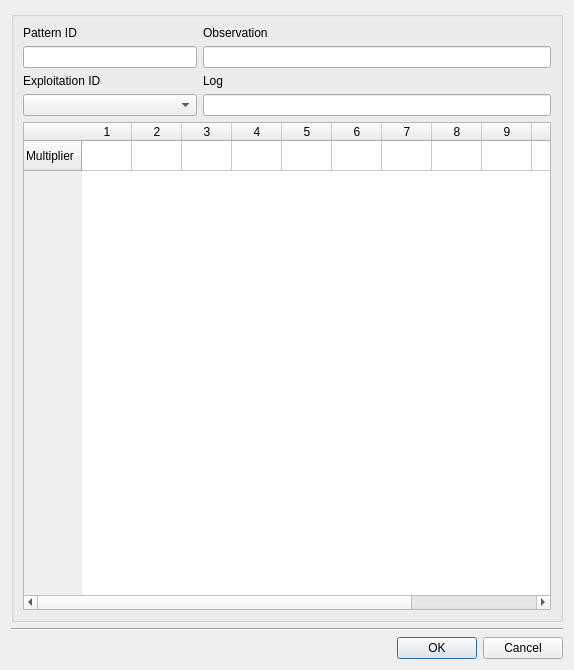
<?xml version="1.0" encoding="UTF-8"?>
<ui version="4.0">
 <class>dlg_nonvisual_pattern_ws</class>
 <widget class="QDialog" name="dlg_nonvisual_pattern_ws">
  <property name="geometry">
   <rect>
    <x>0</x>
    <y>0</y>
    <width>574</width>
    <height>670</height>
   </rect>
  </property>
  <property name="windowTitle">
   <string>Pattern Editor</string>
  </property>
  <layout class="QGridLayout" name="verticalLayout_4">
   <item row="2" column="0" colspan="2">
    <layout class="QHBoxLayout" name="horizontalLayout">
     <property name="sizeConstraint">
      <enum>QLayout::SetDefaultConstraint</enum>
     </property>
     <item>
      <spacer name="horizontalSpacer">
       <property name="orientation">
        <enum>Qt::Horizontal</enum>
       </property>
       <property name="sizeHint" stdset="0">
        <size>
         <width>40</width>
         <height>20</height>
        </size>
       </property>
      </spacer>
     </item>
     <item>
      <widget class="QPushButton" name="btn_accept">
       <property name="text">
        <string>OK</string>
       </property>
      </widget>
     </item>
     <item>
      <widget class="QPushButton" name="btn_cancel">
       <property name="text">
        <string>Cancel</string>
       </property>
      </widget>
     </item>
    </layout>
   </item>
   <item row="1" column="0" colspan="2">
    <widget class="Line" name="line">
     <property name="orientation">
      <enum>Qt::Horizontal</enum>
     </property>
    </widget>
   </item>
   <item row="0" column="0" colspan="2">
    <widget class="QGroupBox" name="groupBox">
     <property name="sizePolicy">
      <sizepolicy hsizetype="Preferred" vsizetype="MinimumExpanding">
       <horstretch>0</horstretch>
       <verstretch>0</verstretch>
      </sizepolicy>
     </property>
     <property name="title">
      <string/>
     </property>
     <layout class="QGridLayout" name="gridLayout">
      <item row="2" column="0" colspan="2">
       <layout class="QGridLayout" name="lyt_plot"/>
      </item>
      <item row="0" column="0" colspan="2">
       <layout class="QGridLayout" name="gridLayout_2">
        <item row="1" column="0">
         <widget class="QLineEdit" name="txt_pattern_id">
          <property name="sizePolicy">
           <sizepolicy hsizetype="Minimum" vsizetype="Fixed">
            <horstretch>0</horstretch>
            <verstretch>0</verstretch>
           </sizepolicy>
          </property>
         </widget>
        </item>
        <item row="0" column="0">
         <widget class="QLabel" name="lbl_pattern_id">
          <property name="sizePolicy">
           <sizepolicy hsizetype="Minimum" vsizetype="Fixed">
            <horstretch>0</horstretch>
            <verstretch>0</verstretch>
           </sizepolicy>
          </property>
          <property name="text">
           <string>Pattern ID</string>
          </property>
         </widget>
        </item>
        <item row="2" column="0">
         <widget class="QLabel" name="lbl_pattern_type">
          <property name="sizePolicy">
           <sizepolicy hsizetype="Minimum" vsizetype="Preferred">
            <horstretch>0</horstretch>
            <verstretch>0</verstretch>
           </sizepolicy>
          </property>
          <property name="text">
           <string>Exploitation ID</string>
          </property>
         </widget>
        </item>
        <item row="3" column="0">
         <widget class="QComboBox" name="cmb_expl_id">
          <property name="sizePolicy">
           <sizepolicy hsizetype="Minimum" vsizetype="Fixed">
            <horstretch>0</horstretch>
            <verstretch>0</verstretch>
           </sizepolicy>
          </property>
         </widget>
        </item>
        <item row="3" column="1" colspan="2">
         <widget class="QLineEdit" name="txt_log"/>
        </item>
        <item row="2" column="1" colspan="2">
         <widget class="QLabel" name="lbl_log">
          <property name="sizePolicy">
           <sizepolicy hsizetype="Preferred" vsizetype="Minimum">
            <horstretch>0</horstretch>
            <verstretch>0</verstretch>
           </sizepolicy>
          </property>
          <property name="text">
           <string>Log</string>
          </property>
         </widget>
        </item>
        <item row="1" column="1" colspan="2">
         <widget class="QLineEdit" name="txt_observ">
          <property name="sizePolicy">
           <sizepolicy hsizetype="Expanding" vsizetype="Fixed">
            <horstretch>0</horstretch>
            <verstretch>0</verstretch>
           </sizepolicy>
          </property>
         </widget>
        </item>
        <item row="0" column="1" colspan="2">
         <widget class="QLabel" name="lbl_observ">
          <property name="sizePolicy">
           <sizepolicy hsizetype="Preferred" vsizetype="Fixed">
            <horstretch>0</horstretch>
            <verstretch>0</verstretch>
           </sizepolicy>
          </property>
          <property name="text">
           <string>Observation</string>
          </property>
         </widget>
        </item>
       </layout>
      </item>
      <item row="1" column="0" colspan="2">
       <layout class="QGridLayout" name="gridLayout_3">
        <item row="0" column="0">
         <widget class="QTableWidget" name="tbl_pattern_value">
          <attribute name="horizontalHeaderDefaultSectionSize">
           <number>50</number>
          </attribute>
          <row>
           <property name="text">
            <string>Multiplier</string>
           </property>
          </row>
          <column>
           <property name="text">
            <string>1</string>
           </property>
          </column>
          <column>
           <property name="text">
            <string>2</string>
           </property>
          </column>
          <column>
           <property name="text">
            <string>3</string>
           </property>
          </column>
          <column>
           <property name="text">
            <string>4</string>
           </property>
          </column>
          <column>
           <property name="text">
            <string>5</string>
           </property>
          </column>
          <column>
           <property name="text">
            <string>6</string>
           </property>
          </column>
          <column>
           <property name="text">
            <string>7</string>
           </property>
          </column>
          <column>
           <property name="text">
            <string>8</string>
           </property>
          </column>
          <column>
           <property name="text">
            <string>9</string>
           </property>
          </column>
          <column>
           <property name="text">
            <string>10</string>
           </property>
          </column>
          <column>
           <property name="text">
            <string>11</string>
           </property>
          </column>
          <column>
           <property name="text">
            <string>12</string>
           </property>
          </column>
         </widget>
        </item>
       </layout>
      </item>
     </layout>
    </widget>
   </item>
  </layout>
 </widget>
 <resources/>
 <connections/>
</ui>
